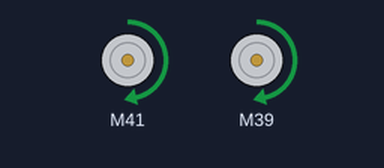
This sketch was run on a simulated ESP32. Parts: 2 × DC motor (green arrow = forward, orange = backward, longer = faster).

Above: at 3.0 s.
At 7.5 s:
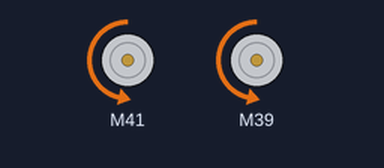
Timing chart, 0 to 13.2 s (numbered marks = the images above):
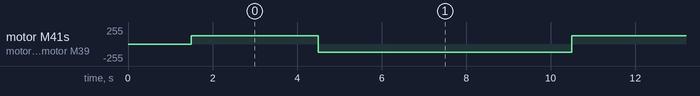

The sketch:

ESP32Motor_Driver_Code.ino
```cpp
/* Motor Driver Code UCSD ECE 5 Lab 4*/

// Include the Motor driver library
#include <L298NX2.h>

enum side {LEFT, RIGHT};

// Create instance of motors

//                  Left Motors   Right motors
L298NX2 DriveMotors(  42, 41, 40,      37, 39, 38); // Digital Pins on Arduino
//                 ENA, IN1, IN2, ENB, IN3, IN4

//Set Initial Speed of Motors
int speed = 125; // Speed inputs to motors go from 0 to 255

// A function that commands a specified motor to move towards a given direction at a given speed
void runMotorAtSpeed(side _side, int speed) {

  if (_side == LEFT) {
    DriveMotors.setSpeedA(abs(speed));
    if (speed > 0)                // swap direction if speed is negative
      DriveMotors.forwardA(); // sets the direction of the motor from arguments
    else
      DriveMotors.backwardA(); // sets the direction of the motor from arguments
  }
  if (_side == RIGHT) {
    DriveMotors.setSpeedB(abs(speed));
    if (speed > 0)                // swap direction if speed is negative
      DriveMotors.forwardB();// sets the direction of the motor from arguments
    else
      DriveMotors.backwardB(); // sets the direction of the motor from arguments
  }
}

// setup - runs once
void setup() {
  delay(1500); // gives you a moment before tank actually moves

}

// loop - loops forever
void loop() {

  // Start Motors in forward direction
  runMotorAtSpeed(LEFT, speed);
  runMotorAtSpeed(RIGHT, speed);
  delay(3000); // let run forward for 3 seconds

  // Start Motors in backward direction
  runMotorAtSpeed(LEFT, -1*speed);
  runMotorAtSpeed(RIGHT, -1*speed);
  delay(3000); // let run backward for 3 seconds

  // Stop Motors
  digitalWrite(41, LOW);
  digitalWrite(40, LOW);
  digitalWrite(39, LOW);
  digitalWrite(38, LOW);
  delay(3000); // stop for 3 seconds
}
```

Measured:
- by itself, motor M41, motor M39: alternates forward 125/255 for 3.0 s and backward 125/255 for 6.0 s
